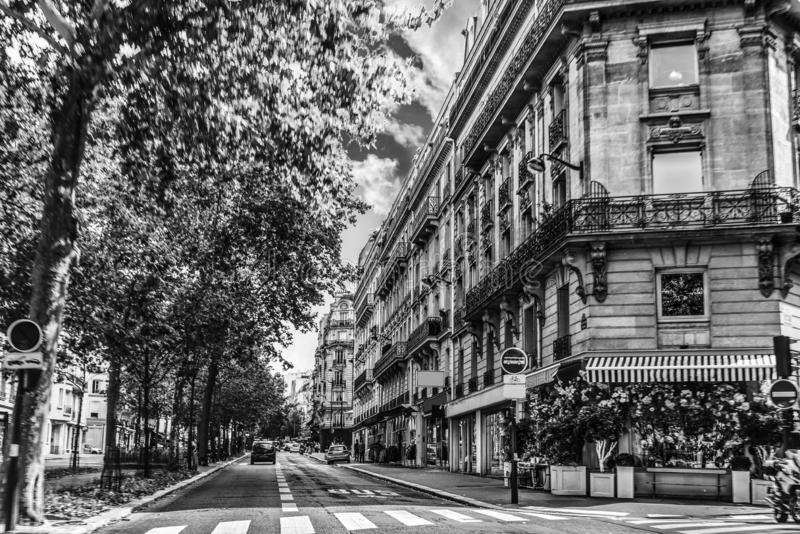
#> input picture Paris.jpg, 800 x 534 px
$ jupyter execute cs111_hw5.ipynb
#> lines starting #> are read from the running program, lines starting #| are printed output that depends on the picture
[cell 1]
# I confirm that I did not use ChatGPT or codes from the web or from past years’ assignments and that the work I submit is my own and my own only

[cell 2]
# first step is to preprocess the image into greyscale
import numpy as np
import matplotlib.pyplot as plt
from PIL import Image

image = Image.open('Paris.jpg').convert('L') # convrting image into array
#> image is the input picture: PIL image 800x534 L; min 0, max 255, mean 104.8
image_array = np.array(image)

plt.figure(figsize=(8, 6))
plt.title("Original Image")
plt.imshow(image_array, cmap='gray')
plt.axis('off')
plt.show()

U, S, Vt = np.linalg.svd(image_array, full_matrices=False) # this does SVD
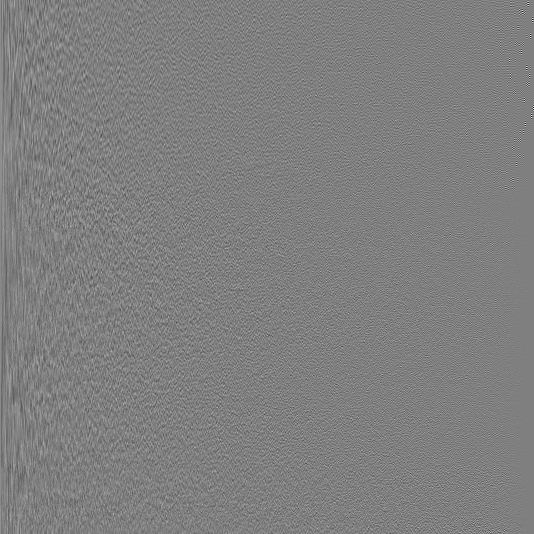
#> U: shape (534, 534) float64; min -0.454, max 0.454, mean 6.23e-05; drawn with min black and max white
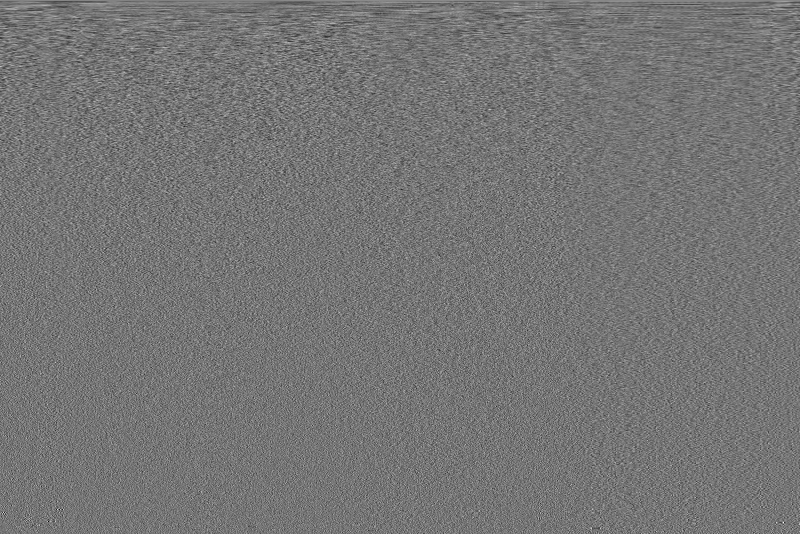
#> Vt: shape (534, 800) float64; min -0.247, max 0.289, mean 6.78e-05; drawn with min black and max white
#> S = 534 values, max 71289.5 at index 0, min 4.67 at index 533, mean 1040.4

[cell 3]
# question 1
def terms(values, threshold):
#> called with values = array of shape (534,), threshold = 0.99
    total_energy = np.sum(values ** 2)
#> total_energy = 6.54e+09
    retained = 0

    # as soon as they break the threshold, we can exit
    for i, value in enumerate(values):
        retained += value ** 2
        if (retained / total_energy) >= threshold:
            return i + 1
#> this loop made 150 passes
#> (value, retained) on passes 1 to 12: (71289.5, 5.08e+09), (13575.8, 5.27e+09), (10616.9, 5.38e+09), (9124.2, 5.46e+09), (8304.7, 5.53e+09), (7393, 5.59e+09), (7019.4, 5.64e+09), (6465, 5.68e+09), (6156.8, 5.72e+09), (5918.3, 5.75e+09), (5491.3, 5.78e+09), (5282.4, 5.81e+09)
#> after the loop, retained = 6.48e+09

energy_threshold = 0.99
num_terms = terms(S, energy_threshold)
#> num_terms = 150
print(f"Number of terms to retain 99% of the image information: {num_terms}")
#| Number of terms to retain 99% of the image information: 150

[cell 4]
# question 2
def compress_image(U, S, Vt, k):
    S_k = np.zeros((k, k))
    np.fill_diagonal(S_k, S[:k])
    compressed_image = U[:, :k] @ S_k @ Vt[:k, :]
    return compressed_image

term_values = [10, 50, 100, 150, 200, 300]

fig, axes = plt.subplots(2, len(term_values), figsize=(18, 8))

for i, k in enumerate(term_values):
    compressed_image = compress_image(U, S, Vt, k)
    axes[0, i].imshow(image_array, cmap='gray')
    axes[0, i].set_title(f"Original")
    axes[0, i].axis('off')

    axes[1, i].imshow(compressed_image, cmap='gray')
    axes[1, i].set_title(f"{k} terms\nCompression ratio: {image_array.size / (k * (U.shape[0] + Vt.shape[0] + 1)):.2f}")
    axes[1, i].axis('off')
#> this loop made 6 passes
#> pass 1, in compress_image, `compressed_image = U[:, :k] @ S_k @ Vt[:k, :]`:
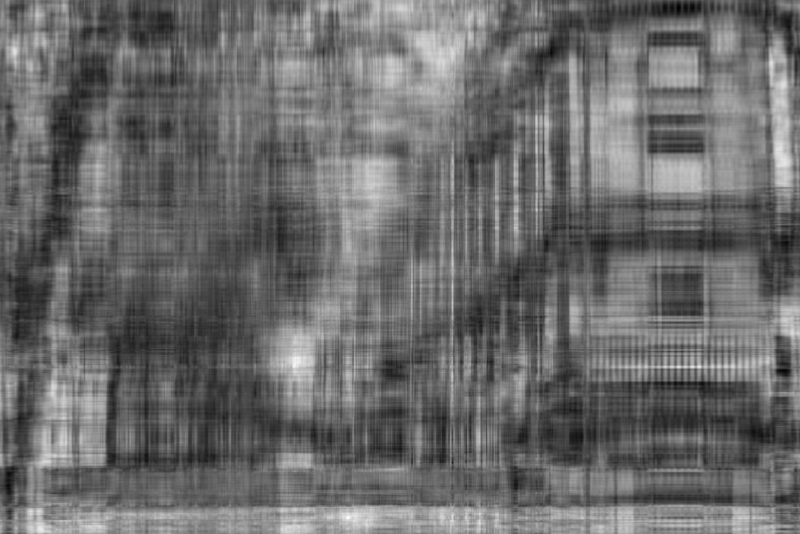
#> compressed_image: shape (534, 800) float64; min -45.16, max 313.1, mean 104.9; drawn with min black and max white
#> pass 2, in compress_image (call 2), `compressed_image = U[:, :k] @ S_k @ Vt[:k, :]`:
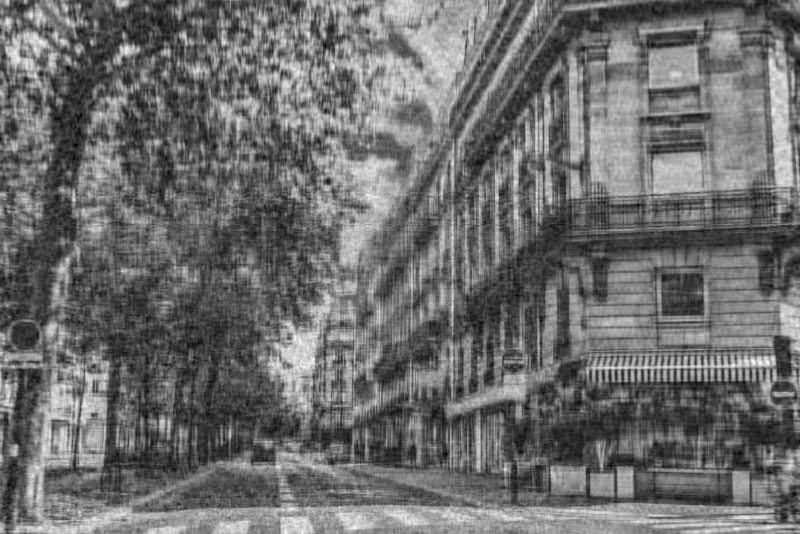
#> compressed_image: shape (534, 800) float64; min -44.92, max 304.4, mean 104.8; drawn with min black and max white
#> pass 3, in compress_image (call 3), `compressed_image = U[:, :k] @ S_k @ Vt[:k, :]`:
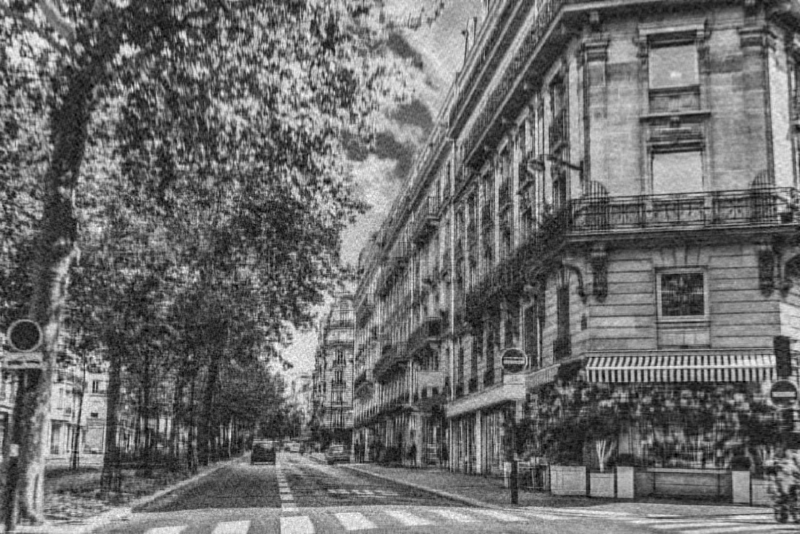
#> compressed_image: shape (534, 800) float64; min -35.98, max 292.1, mean 104.8; drawn with min black and max white

plt.suptitle("Original vs Compressed Images")
plt.tight_layout()
plt.show()
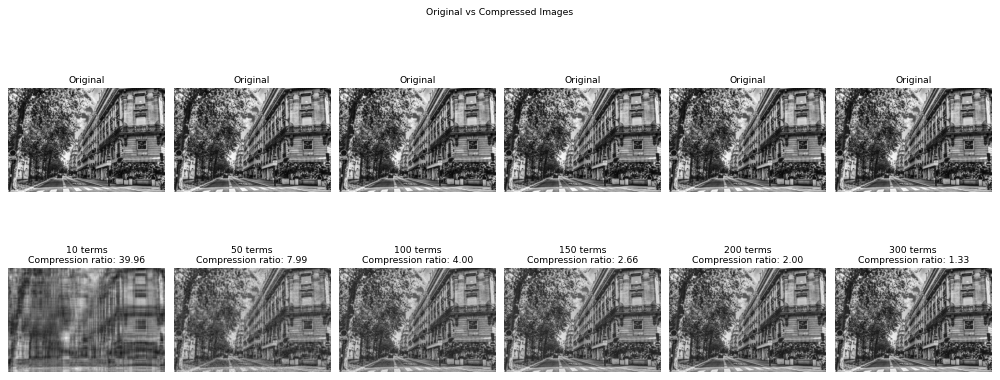
#> figure drawn by matplotlib, 12 panels

print(f"Based on the visual comparison, k = 150 terms appears to be the best balance between compression and image quality.")
